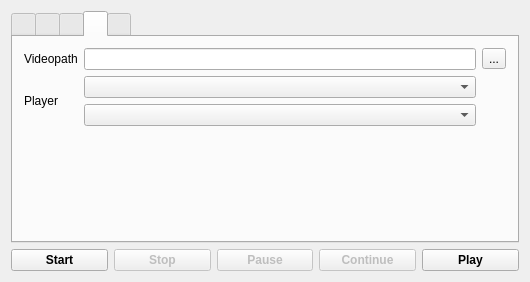
<?xml version="1.0" encoding="UTF-8"?>
<ui version="4.0">
 <class>MainWindow</class>
 <widget class="QMainWindow" name="MainWindow">
  <property name="geometry">
   <rect>
    <x>0</x>
    <y>0</y>
    <width>530</width>
    <height>282</height>
   </rect>
  </property>
  <property name="windowTitle">
   <string>MainWindow</string>
  </property>
  <widget class="QWidget" name="centralWidget">
   <layout class="QVBoxLayout" name="verticalLayout">
    <item>
     <widget class="QTabWidget" name="tabWidget">
      <property name="currentIndex">
       <number>3</number>
      </property>
      <property name="iconSize">
       <size>
        <width>48</width>
        <height>48</height>
       </size>
      </property>
      <widget class="QWidget" name="tabScreen">
       <attribute name="title">
        <string notr="true"/>
       </attribute>
       <layout class="QHBoxLayout" name="horizontalLayout_2">
        <item>
         <layout class="QGridLayout" name="gridLayout">
          <item row="3" column="0">
           <spacer name="verticalSpacer">
            <property name="orientation">
             <enum>Qt::Vertical</enum>
            </property>
            <property name="sizeHint" stdset="0">
             <size>
              <width>20</width>
              <height>40</height>
             </size>
            </property>
           </spacer>
          </item>
          <item row="0" column="0">
           <widget class="QRadioButton" name="radioButtonFullscreen">
            <property name="text">
             <string>Fullscreen</string>
            </property>
            <property name="checked">
             <bool>true</bool>
            </property>
           </widget>
          </item>
          <item row="2" column="0">
           <widget class="QRadioButton" name="radioButtonArea">
            <property name="text">
             <string>Area</string>
            </property>
           </widget>
          </item>
          <item row="1" column="0">
           <widget class="QRadioButton" name="radioButtonWindow">
            <property name="text">
             <string>Window</string>
            </property>
           </widget>
          </item>
          <item row="0" column="1">
           <widget class="QComboBox" name="comboBoxScreen"/>
          </item>
         </layout>
        </item>
       </layout>
      </widget>
      <widget class="QWidget" name="tabAudio">
       <attribute name="title">
        <string notr="true"/>
       </attribute>
       <layout class="QVBoxLayout" name="verticalLayout_4">
        <item>
         <layout class="QHBoxLayout" name="horizontalLayout_3">
          <item>
           <widget class="QCheckBox" name="checkBoxAudioOnOff">
            <property name="text">
             <string>Audio</string>
            </property>
            <property name="checked">
             <bool>true</bool>
            </property>
           </widget>
          </item>
          <item>
           <widget class="QRadioButton" name="radioButtonPulse">
            <property name="text">
             <string>Pulse</string>
            </property>
           </widget>
          </item>
          <item>
           <widget class="QRadioButton" name="radioButtonAlsa">
            <property name="text">
             <string>Alsa</string>
            </property>
           </widget>
          </item>
         </layout>
        </item>
        <item>
         <widget class="QScrollArea" name="scrollAreaAudioDevice">
          <property name="widgetResizable">
           <bool>true</bool>
          </property>
          <widget class="QWidget" name="scrollAreaWidgetContents">
           <property name="geometry">
            <rect>
             <x>0</x>
             <y>0</y>
             <width>488</width>
             <height>146</height>
            </rect>
           </property>
           <layout class="QVBoxLayout" name="verticalLayout_3">
            <item>
             <layout class="QVBoxLayout" name="verticalLayoutAudioDevices">
              <property name="spacing">
               <number>0</number>
              </property>
              <item>
               <spacer name="verticalSpacer_3">
                <property name="orientation">
                 <enum>Qt::Vertical</enum>
                </property>
                <property name="sizeHint" stdset="0">
                 <size>
                  <width>20</width>
                  <height>40</height>
                 </size>
                </property>
               </spacer>
              </item>
             </layout>
            </item>
           </layout>
          </widget>
         </widget>
        </item>
       </layout>
      </widget>
      <widget class="QWidget" name="tabCodec">
       <attribute name="title">
        <string notr="true"/>
       </attribute>
       <layout class="QVBoxLayout" name="verticalLayout_2">
        <item>
         <layout class="QGridLayout" name="gridLayout_5">
          <item row="1" column="1">
           <widget class="QComboBox" name="comboBox"/>
          </item>
          <item row="0" column="0">
           <widget class="QLabel" name="labelFrames">
            <property name="text">
             <string>Frames</string>
            </property>
            <property name="alignment">
             <set>Qt::AlignRight|Qt::AlignTrailing|Qt::AlignVCenter</set>
            </property>
           </widget>
          </item>
          <item row="1" column="0">
           <widget class="QLabel" name="label">
            <property name="text">
             <string>Format</string>
            </property>
            <property name="alignment">
             <set>Qt::AlignRight|Qt::AlignTrailing|Qt::AlignVCenter</set>
            </property>
           </widget>
          </item>
          <item row="1" column="4">
           <widget class="QCheckBox" name="checkBox_2">
            <property name="text">
             <string>Lossless</string>
            </property>
           </widget>
          </item>
          <item row="0" column="5">
           <widget class="QPushButton" name="pushButtonFramesDefault">
            <property name="text">
             <string/>
            </property>
           </widget>
          </item>
          <item row="0" column="1">
           <widget class="QSpinBox" name="spinBoxFrames">
            <property name="value">
             <number>25</number>
            </property>
           </widget>
          </item>
          <item row="2" column="3">
           <widget class="QComboBox" name="comboBox_3"/>
          </item>
          <item row="1" column="2">
           <widget class="QLabel" name="label_2">
            <property name="text">
             <string>Videocodec</string>
            </property>
           </widget>
          </item>
          <item row="2" column="2">
           <widget class="QLabel" name="label_3">
            <property name="text">
             <string>Audiocodec</string>
            </property>
           </widget>
          </item>
          <item row="1" column="3">
           <widget class="QComboBox" name="comboBox_2"/>
          </item>
          <item row="1" column="5">
           <widget class="QPushButton" name="pushButton">
            <property name="text">
             <string/>
            </property>
           </widget>
          </item>
          <item row="2" column="5">
           <widget class="QPushButton" name="pushButton_2">
            <property name="text">
             <string/>
            </property>
           </widget>
          </item>
         </layout>
        </item>
        <item>
         <widget class="QCheckBox" name="checkBoxMouseCursorOnOff">
          <property name="text">
           <string>Do not record mouse cursor</string>
          </property>
         </widget>
        </item>
        <item>
         <spacer name="verticalSpacer_2">
          <property name="orientation">
           <enum>Qt::Vertical</enum>
          </property>
          <property name="sizeHint" stdset="0">
           <size>
            <width>20</width>
            <height>40</height>
           </size>
          </property>
         </spacer>
        </item>
       </layout>
      </widget>
      <widget class="QWidget" name="tabMisc">
       <attribute name="title">
        <string notr="true"/>
       </attribute>
       <layout class="QVBoxLayout" name="verticalLayout_5">
        <item>
         <layout class="QGridLayout" name="gridLayoutMisc">
          <item row="0" column="2">
           <widget class="QToolButton" name="PushButtonVideoPath">
            <property name="text">
             <string notr="true">...</string>
            </property>
           </widget>
          </item>
          <item row="1" column="0">
           <widget class="QLabel" name="LabelVideoPlayer">
            <property name="text">
             <string>Player</string>
            </property>
           </widget>
          </item>
          <item row="1" column="1">
           <layout class="QVBoxLayout" name="verticalLayout_6">
            <item>
             <widget class="QComboBox" name="ComboBoxVideoplayer"/>
            </item>
            <item>
             <widget class="QComboBox" name="ComboBoxGIFplayer"/>
            </item>
           </layout>
          </item>
          <item row="0" column="0">
           <widget class="QLabel" name="LabelVideoPath">
            <property name="text">
             <string>Videopath</string>
            </property>
           </widget>
          </item>
          <item row="0" column="1">
           <widget class="QLineEdit" name="lineEditVideoPath">
            <property name="text">
             <string notr="true"/>
            </property>
            <property name="readOnly">
             <bool>true</bool>
            </property>
           </widget>
          </item>
         </layout>
        </item>
        <item>
         <spacer name="verticalSpacer_4">
          <property name="orientation">
           <enum>Qt::Vertical</enum>
          </property>
          <property name="sizeHint" stdset="0">
           <size>
            <width>20</width>
            <height>40</height>
           </size>
          </property>
         </spacer>
        </item>
       </layout>
      </widget>
      <widget class="QWidget" name="tabCamera">
       <attribute name="title">
        <string notr="true"/>
       </attribute>
      </widget>
     </widget>
    </item>
    <item>
     <layout class="QHBoxLayout" name="horizontalLayout">
      <item>
       <widget class="QPushButton" name="pushButtonStart">
        <property name="font">
         <font>
          <weight>75</weight>
          <bold>true</bold>
         </font>
        </property>
        <property name="text">
         <string>Start</string>
        </property>
       </widget>
      </item>
      <item>
       <widget class="QPushButton" name="pushButtonStop">
        <property name="enabled">
         <bool>false</bool>
        </property>
        <property name="font">
         <font>
          <weight>75</weight>
          <bold>true</bold>
         </font>
        </property>
        <property name="text">
         <string>Stop</string>
        </property>
       </widget>
      </item>
      <item>
       <widget class="QPushButton" name="pushButtonPause">
        <property name="enabled">
         <bool>false</bool>
        </property>
        <property name="font">
         <font>
          <weight>75</weight>
          <bold>true</bold>
         </font>
        </property>
        <property name="text">
         <string>Pause</string>
        </property>
       </widget>
      </item>
      <item>
       <widget class="QPushButton" name="pushButtonContinue">
        <property name="enabled">
         <bool>false</bool>
        </property>
        <property name="font">
         <font>
          <weight>75</weight>
          <bold>true</bold>
         </font>
        </property>
        <property name="text">
         <string>Continue</string>
        </property>
       </widget>
      </item>
      <item>
       <widget class="QPushButton" name="pushButtonPlay">
        <property name="font">
         <font>
          <weight>75</weight>
          <bold>true</bold>
         </font>
        </property>
        <property name="text">
         <string>Play</string>
        </property>
       </widget>
      </item>
     </layout>
    </item>
   </layout>
  </widget>
 </widget>
 <layoutdefault spacing="6" margin="11"/>
 <resources/>
 <connections/>
</ui>
